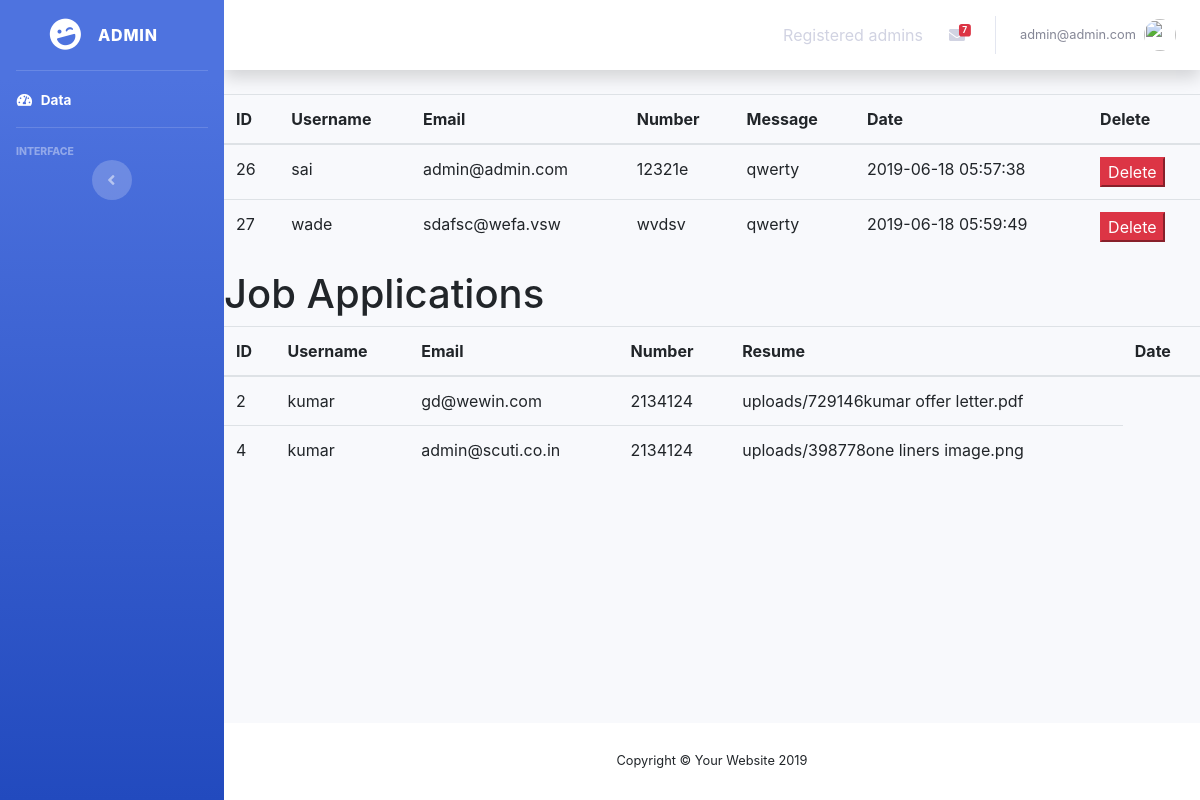
The app's page /admi/userdata.php (signed in) with its own data.
### tables this page shows
CREATE TABLE `users` (
  `Id` int(11) NOT NULL,
  `name` varchar(50) NOT NULL,
  `email` varchar(50) NOT NULL,
  `number` varchar(50) NOT NULL,
  `subject` varchar(50) NOT NULL,
  `message` varchar(50) NOT NULL,
  `date` varchar(50) NOT NULL
);

CREATE TABLE `job_apply` (
  `id` int(11) NOT NULL,
  `name` varchar(100) NOT NULL,
  `email` varchar(100) NOT NULL,
  `number` varchar(100) NOT NULL,
  `file_name` varchar(100) NOT NULL
);

### admi/userdata.php (the view, shortened to what this page needs)
<?php
include('includes/header.php'); ?>
<?php include('includes/navbar.php'); ?>
<div class="container">
    <div class="row">
        <?php
        $connection = mysqli_connect("localhost", "root", "", "neuronoids");
        $query = "SELECT * FROM users";
        $query_run = mysqli_query($connection, $query);
        ?>
        <div class="table-responsive">
            <table class="table">
                <thead>
                    <tr>
                        <th>ID</th>
                        <th>Username</th>
                        <th>Email</th>
                        <th>Number</th>
                        <th>Message</th>
                        <th>Date</th>
                        <th>Delete</th>
                    </tr>
                </thead>
                <tbody>
                    <?php
                    if (mysqli_num_rows($query_run) > 0) {
                        while ($row = mysqli_fetch_assoc($query_run)) {
                            ?>
                            <tr>
                                <td><?php echo $row['Id']; ?></td>
                                <td><?php echo $row['name']; ?></td>
                                <td><?php echo $row['email']; ?></td>
                                <td><?php echo $row['number']; ?></td>
                                <td><?php echo $row['message']; ?></td>
                                <td><?php echo $row['date']; ?></td>
                                <td>
                                    <form action="code.php" method="POST">
                                    <button class="btn-danger " name="delete_ud" type="submit">Delete</button>
                                    </form>
                                </td>
                            </tr>
                        <?php
                    }
                } else {
                    echo "No record found";
                }
                ?>
                </tbody>
            </table>
        </div>
    </div>
    <div class="row">
     <h1>Job Applications</h1>
    </div>
    <div class="row">
        <?php
        $query = "SELECT * FROM job_apply";
        $query_run = mysqli_query($connection, $query);
        ?>
        <div class="table-responsive">
            <table class="table">
                <thead>
                    <tr>
                        <th>ID</th>
                        <th>Username</th>
                        <th>Email</th>
                        <th>Number</th>
                        <th>Resume</th>
                        <th>Date</th>
                    </tr>
                </thead>
                <tbody>
                    <?php
                    if (mysqli_num_rows($query_run) > 0) {
                        while ($row = mysqli_fetch_assoc($query_run)) {
                            ?>
                            <tr>
                                <td><?php echo $row['id']; ?></td>
                                <td><?php echo $row['name']; ?></td>
                                <td><?php echo $row['email']; ?></td>
                                <td><?php echo $row['number']; ?></td>
                                <td><?php echo $row['file_name']; ?></td>
                            </tr>
                        <?php
                    }
                } else {
                    echo "No record found";
                }
                ?>
                </tbody>
            </table>
        </div>
    </div>
</div>
</div>
<?php include('includes/footer.php'); ?>

### records on screen
users: Id "26", name "sai", email "admin@admin.com", number "12321e", message "qwerty", date "2019-06-18 05:57:38"
users: Id "27", name "wade", email "sdafsc@wefa.vsw", number "wvdsv", message "qwerty", date "2019-06-18 05:59:49"
job_apply: id "2", name "kumar", email "gd@wewin.com", number "2134124", file_name "uploads/729146kumar offer letter.pdf"
job_apply: id "4", name "kumar", email "admin@scuti.co.in", number "2134124", file_name "uploads/398778one liners image.png"

### other values on screen
$_SESSION['username'] "admin@admin.com"
